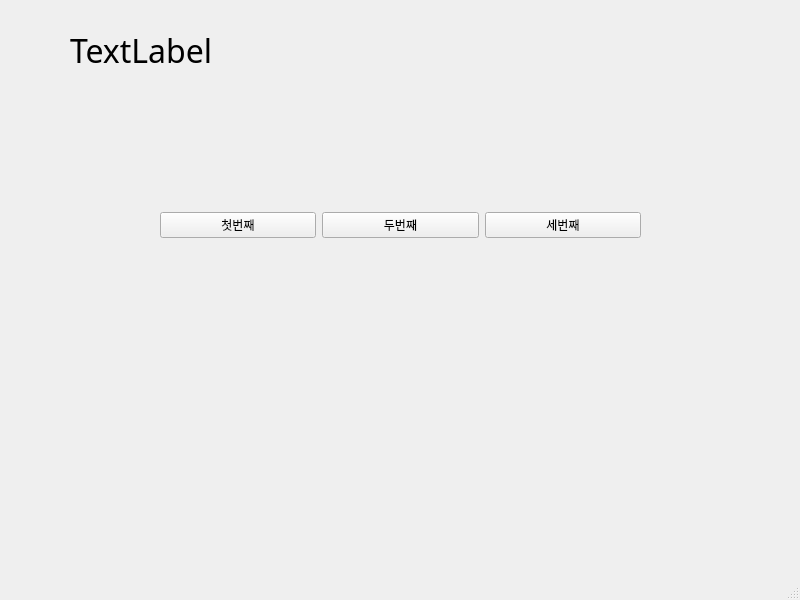
<?xml version="1.0" encoding="UTF-8"?>
<ui version="4.0">
 <class>MainWindow</class>
 <widget class="QMainWindow" name="MainWindow">
  <property name="geometry">
   <rect>
    <x>0</x>
    <y>0</y>
    <width>800</width>
    <height>600</height>
   </rect>
  </property>
  <property name="windowTitle">
   <string>MainWindow</string>
  </property>
  <widget class="QWidget" name="centralwidget">
   <widget class="QWidget" name="horizontalLayoutWidget">
    <property name="geometry">
     <rect>
      <x>160</x>
      <y>150</y>
      <width>481</width>
      <height>151</height>
     </rect>
    </property>
    <layout class="QHBoxLayout" name="horizontalLayout">
     <item>
      <widget class="QPushButton" name="pushButton">
       <property name="text">
        <string>첫번째</string>
       </property>
      </widget>
     </item>
     <item>
      <widget class="QPushButton" name="pushButton_2">
       <property name="text">
        <string>두번째</string>
       </property>
      </widget>
     </item>
     <item>
      <widget class="QPushButton" name="pushButton_3">
       <property name="text">
        <string>세번째</string>
       </property>
      </widget>
     </item>
    </layout>
   </widget>
   <widget class="QLabel" name="label">
    <property name="geometry">
     <rect>
      <x>70</x>
      <y>20</y>
      <width>151</width>
      <height>61</height>
     </rect>
    </property>
    <property name="font">
     <font>
      <family>NanumGothicOTF</family>
      <pointsize>24</pointsize>
     </font>
    </property>
    <property name="text">
     <string>TextLabel</string>
    </property>
   </widget>
  </widget>
  <widget class="QMenuBar" name="menubar">
   <property name="geometry">
    <rect>
     <x>0</x>
     <y>0</y>
     <width>800</width>
     <height>24</height>
    </rect>
   </property>
  </widget>
  <widget class="QStatusBar" name="statusbar"/>
 </widget>
 <resources/>
 <connections>
  <connection>
   <sender>pushButton</sender>
   <signal>clicked()</signal>
   <receiver>MainWindow</receiver>
   <slot>firstClicked()</slot>
   <hints>
    <hint type="sourcelabel">
     <x>241</x>
     <y>254</y>
    </hint>
    <hint type="destinationlabel">
     <x>239</x>
     <y>294</y>
    </hint>
   </hints>
  </connection>
  <connection>
   <sender>pushButton_2</sender>
   <signal>clicked()</signal>
   <receiver>MainWindow</receiver>
   <slot>secondClicked()</slot>
   <hints>
    <hint type="sourcelabel">
     <x>378</x>
     <y>257</y>
    </hint>
    <hint type="destinationlabel">
     <x>380</x>
     <y>300</y>
    </hint>
   </hints>
  </connection>
  <connection>
   <sender>pushButton_3</sender>
   <signal>clicked()</signal>
   <receiver>MainWindow</receiver>
   <slot>thirdClicked()</slot>
   <hints>
    <hint type="sourcelabel">
     <x>588</x>
     <y>251</y>
    </hint>
    <hint type="destinationlabel">
     <x>590</x>
     <y>286</y>
    </hint>
   </hints>
  </connection>
 </connections>
 <slots>
  <slot>firstClicked()</slot>
  <slot>secondClicked()</slot>
  <slot>thirdClicked()</slot>
 </slots>
</ui>
